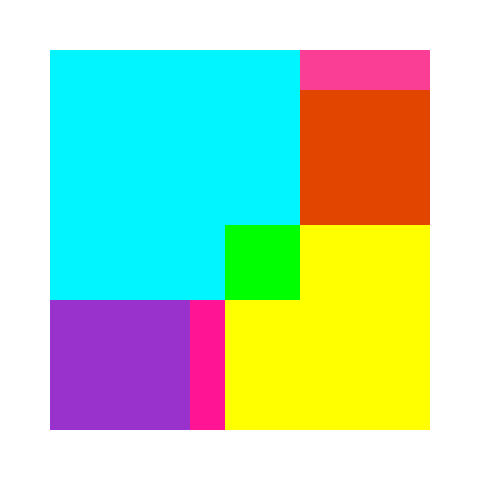
Frame 1 (no input)
Frame 60 (no input): identical to frame 1, image omitted
Frame 120 (the mouse pressed at the canvas centre since frame 60): identical to frame 1, image omitted

The p5.js sketch that drew this single still picture (run headless with seeded random() and noise() and a simulated clock; from frame 60 on, the mouse is pressed at the canvas centre):

// p5.js sketch
// ── sketch.js
//學號:3B052031
//姓名:林憶筠
//色彩的意象(鮮色調，夏日，活潑，朝氣的)
function setup() {
  createCanvas(500, 500);
}
function draw() {
  //藍色
  fill(0,245,255);
  strokeWeight(0);
  rect(50,50,250,250);
  //暗粉
  fill(250,62,150);
  strokeWeight(0);
  rect(300,50,130,40);
  //橘色
  fill(225,69,0);
  strokeWeight(0);
  rect(300,90,130,215);
  //紫色
  fill(153,50,204);
  strokeWeight(0);
  rect(50,300,140,130);
  //亮粉
  fill(255,20,147);
  strokeWeight(0);
  rect(190,300,35,130);
  //黃色
  fill(255,255,0);
  strokeWeight(0);
  rect(225,225,205,205);
  //綠色
  fill(0,255,0);
  strokeWeight(0);
  rect(225,225,75,75);
}
